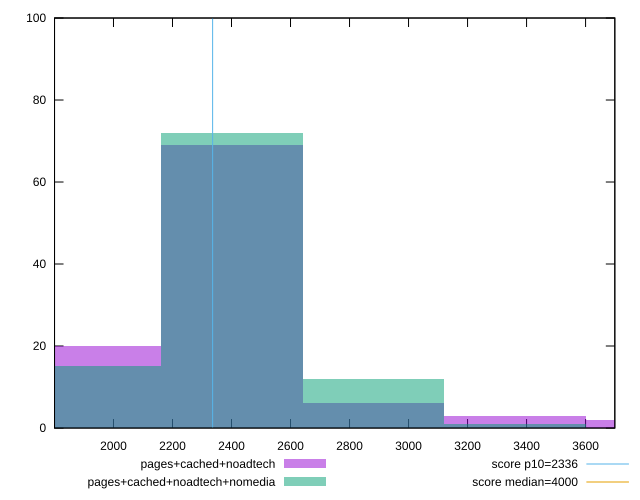

The gnuplot source for this figure:
reset

$pagesCachedNoadtech <<EOF
3841.935575905392 2
2401.20973494087 69
1920.967787952696 20
2881.451681929044 6
3361.693628917218 3
EOF

$pagesCachedNoadtechNomedia <<EOF
3361.693628917218 1
2401.20973494087 72
2881.451681929044 12
1920.967787952696 15
EOF

set key outside below
set boxwidth 480.241946988174
set xrange [1800.2255:3699.0849999999996]
set yrange [0:100]
set trange [0:100]
set style fill transparent solid 0.5 noborder

set parametric
set terminal svg size 640, 500 enhanced background rgb 'white'
set output "report_00014_2021-02-09T15:56:05.503Z/first-meaningful-paint/comparison/histogram/2_vs_3.svg"

plot $pagesCachedNoadtech title "pages+cached+noadtech" with boxes, \
     $pagesCachedNoadtechNomedia title "pages+cached+noadtech+nomedia" with boxes, \
     2336,t title "score p10=2336", \
     4000,t title "score median=4000"

reset
